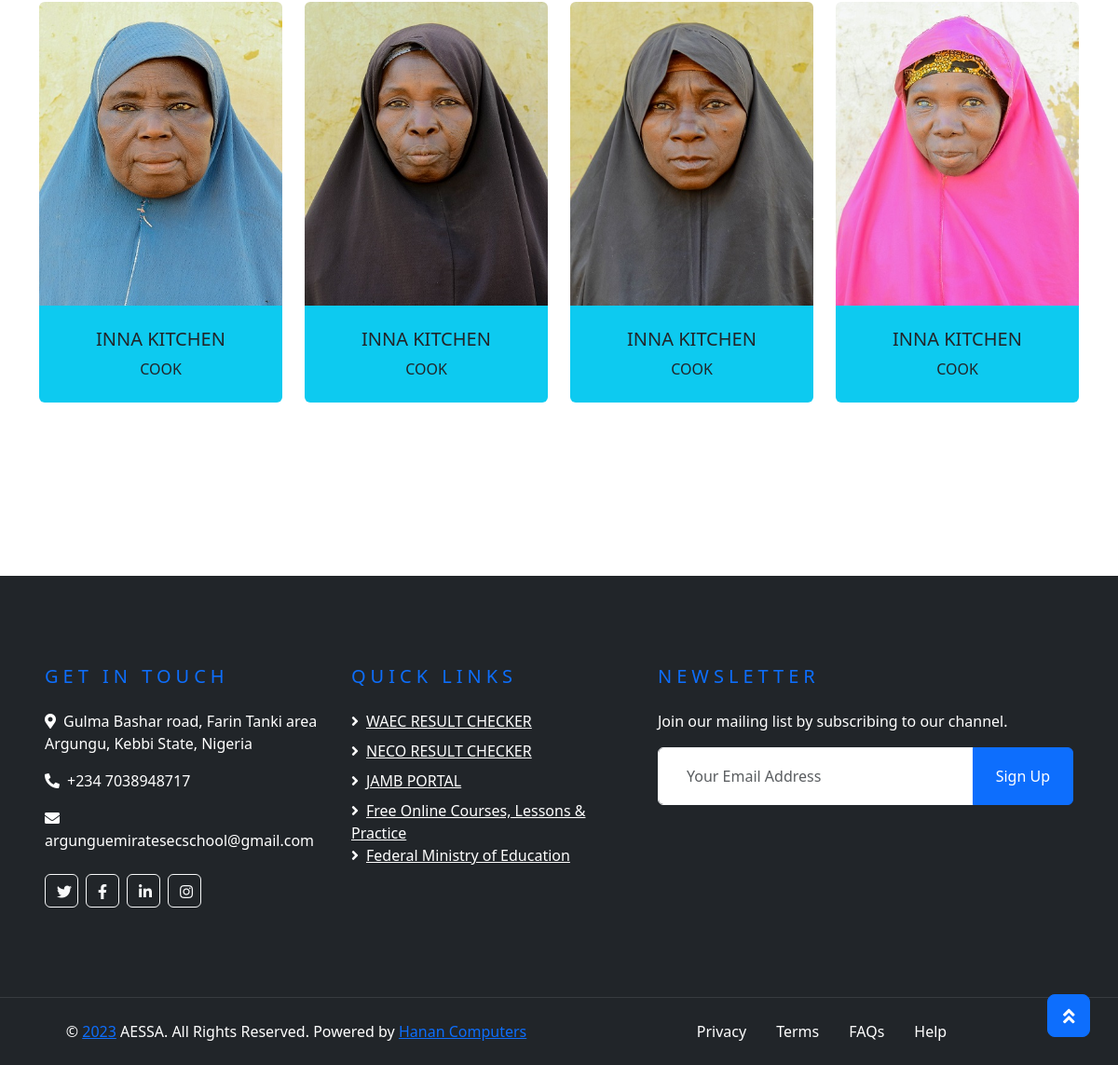
/staff/ (lower part), run on an earlier commit of the app's database.
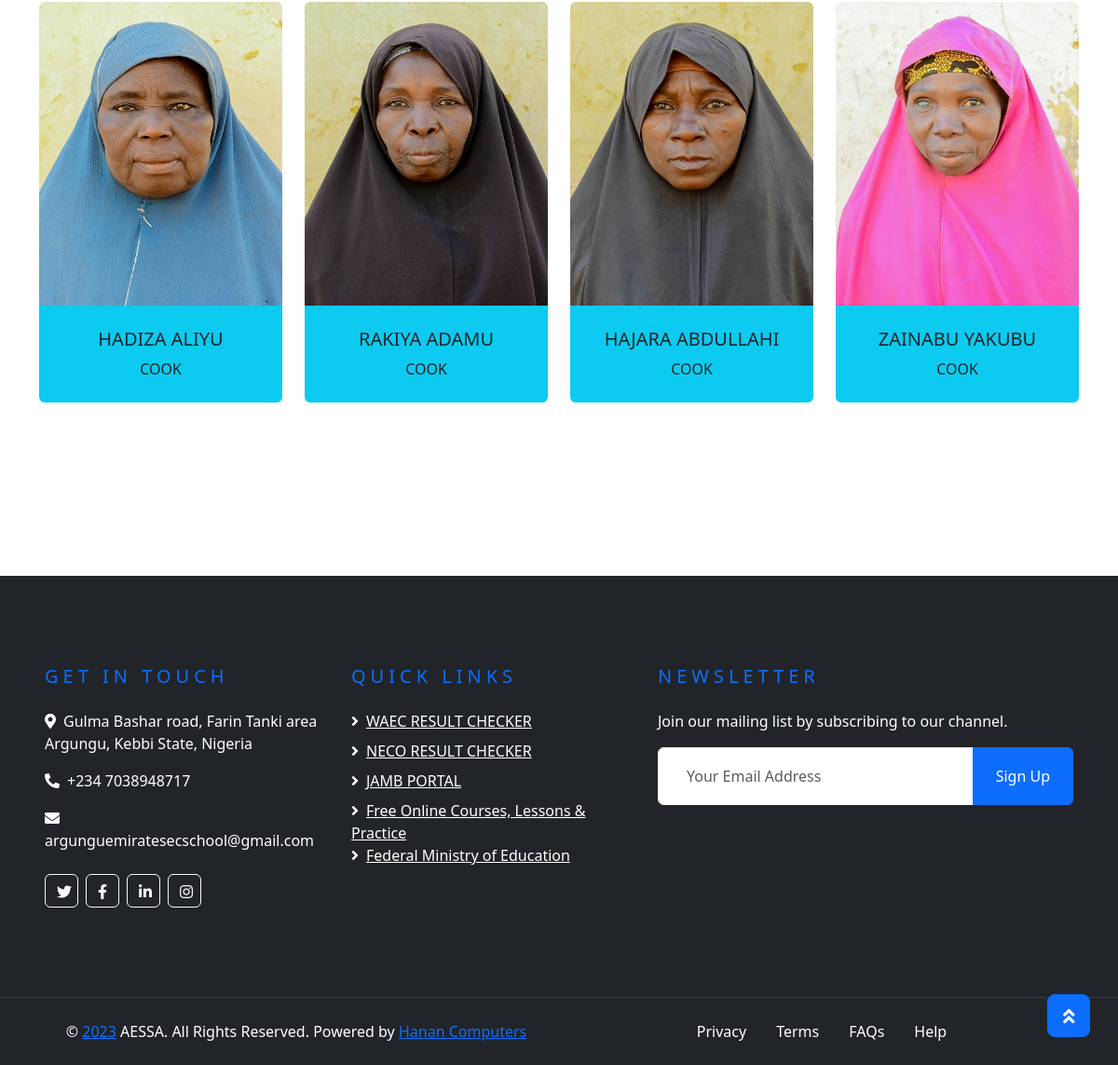
And on a later commit of the database.
### base/models.py (models this page shows, shortened)
class Teacher(models.Model):
    name = models.CharField(max_length=200)
    department = models.CharField(max_length=200)
    Qualification = models.CharField(max_length=200, null=True, blank=True)
    position = models.CharField(max_length=200, null=True, blank=True)
    pict = models.ImageField(null=True, blank=True, default="avatar.jpeg")
    Created = models.DateTimeField(auto_now_add=True)

### base/views.py (the view)
# urls.py: path('staff/', views.teacher, name="Staff"),
def teacher(request):
    staff = Teacher.objects.exclude(department='ADMINISTRATION')
    staff = staff.exclude(department='CLERICAL')
    staff = staff.exclude(department='MANAGEMENT')
    pc = Teacher.objects.get(position='PRINCIPAL')
    admin = Teacher.objects.filter(department='ADMINISTRATION')
    clerical = Teacher.objects.filter(department='CLERICAL')
    context ={'staff':staff, 'pc':pc, 'admin':admin, 'clerical':clerical}
    return render(request, 'base/teacher.html', context)

### base/templates/base/teacher.html (shortened to what this page needs)
{% extends 'main.html' %}
{% block content %}
    <div class="container-fluid py-5">
        <div class="container pt-5 pb-3">
            <div class="row">
                {% for stf in clerical %}
                <div class="col-md-6 col-lg-3 text-center team mb-4">
                    <div class="team-item rounded overflow-hidden mb-2">
                        <div class="team-img position-relative">
                            <img class="img-fluid" src="{{stf.pict.url}}" alt="">
                        </div>
                        <div class="bg-info p-4">
                            <h5>{{stf.name}}</h5>
                            <p class="m-0">{{stf.position}}</p>
                        </div>
                    </div>
                </div>
                {% endfor %}
            </div>
        </div>
    </div>
    {% endblock content %}

### templates/main.html (shortened to what this page needs)
<!DOCTYPE html>
{% load static %}
<html lang="en">
<head>
    <link href="https://cdnjs.cloudflare.com/ajax/libs/font-awesome/5.10.0/css/all.min.css" rel="stylesheet">
    <link href="{% static 'lib/owlcarousel/assets/owl.carousel.min.css' %}" rel="stylesheet">
    <link rel="stylesheet" type='text/css' media='screen' href="{% static 'css/style.css' %}">
    <link href="https://cdn.jsdelivr.net/npm/bootstrap@5.3.0-alpha1/dist/css/bootstrap.min.css" rel="stylesheet">
</head>
<body>
    {% block content %}
    {% endblock content %}
    {% include 'footer.html' %}
</body>
</html>

### templates/footer.html
     <div class="container-fluid bg-dark text-white py-5 px-sm-3 px-lg-5" style="margin-top: 90px;">
        <div class="row pt-5">
            <div class="col-lg-7 col-md-12">
                <div class="row">
                    <div class="col-md-6 mb-5">
                        <h5 class="text-primary text-uppercase mb-4" style="letter-spacing: 5px;">Get In Touch</h5>
                        <p><i class="fa fa-map-marker-alt mr-2"></i>Gulma Bashar road, Farin Tanki area Argungu, Kebbi State, Nigeria</p>
                        <p><i class="fa fa-phone-alt mr-2"></i>+234 7038948717</p>
                        <p><i class="fa fa-envelope mr-2"></i>argunguemiratesecschool@gmail.com</p>
                        <div class="d-flex justify-content-start mt-4">
                            <a class="btn btn-outline-light btn-square mr-2" href="#"><i class="fab fa-twitter"></i></a>
                            <a class="btn btn-outline-light btn-square mr-2" href="#"><i class="fab fa-facebook-f"></i></a>
                            <a class="btn btn-outline-light btn-square mr-2" href="#"><i class="fab fa-linkedin-in"></i></a>
                            <a class="btn btn-outline-light btn-square" href="#"><i class="fab fa-instagram"></i></a>
                        </div>
                    </div>
                    <div class="col-md-6 mb-5">
                        <h5 class="text-primary text-uppercase mb-4" style="letter-spacing: 5px;">Quick links</h5>
                        <div class="d-flex flex-column justify-content-start">
                            <a class="text-white mb-2" href="https://www.waecdirect.org/" target="_blank"><i class="fa fa-angle-right mr-2"></i>WAEC RESULT CHECKER</a>
                            <a class="text-white mb-2" href="https://result.neco.gov.ng/" target="_blank"><i class="fa fa-angle-right mr-2"></i>NECO RESULT CHECKER</a>
                            <a class="text-white mb-2" href="https://portal.jamb.gov.ng/" target="_blank"><i class="fa fa-angle-right mr-2"></i>JAMB PORTAL</a>
                            <a class="text-white" href="https://www.khanacademy.org/" target="_blank"><i class="fa fa-angle-right mr-2"></i>Free Online Courses, Lessons & Practice</a>
                            <a class="text-white mb-2" href="https://education.gov.ng/" target="_blank"><i class="fa fa-angle-right mr-2"></i>Federal Ministry of Education</a>
                        </div>
                    </div>
                </div>
            </div>
            <div class="col-lg-5 col-md-12 mb-5">
                <h5 class="text-primary text-uppercase mb-4" style="letter-spacing: 5px;">Newsletter</h5>
                <p>Join our mailing list by subscribing to our channel. </p>
                <div class="w-100">
                    <div class="input-group">
                        <input type="text" class="form-control border-light" style="padding: 30px;" placeholder="Your Email Address">
                        <div class="input-group-append">
                            <button class="btn btn-primary px-4">Sign Up</button>
                        </div>
                    </div>
                </div>
            </div>
        </div>
    </div>
    <div class="container-fluid bg-dark text-white border-top py-4 px-sm-3 px-md-5" style="border-color: rgba(256, 256, 256, .1) !important;">
        <div class="row">
            <div class="col-lg-6 text-center text-md-left mb-3 mb-md-0">
                <p class="m-0 text-white">&copy; <a href="#">{% now "Y" %}</a> AESSA. All Rights Reserved. Powered by <a href="#">Hanan Computers</a>
                </p>
            </div>
            <div class="col-lg-6 text-center text-md-right">
                <ul class="nav d-inline-flex">
                    <li class="nav-item">
                        <a class="nav-link text-white py-0" href="#">Privacy</a>
                    </li>
                    <li class="nav-item">
                        <a class="nav-link text-white py-0" href="#">Terms</a>
                    </li>
                    <li class="nav-item">
                        <a class="nav-link text-white py-0" href="#">FAQs</a>
                    </li>
                    <li class="nav-item">
                        <a class="nav-link text-white py-0" href="#">Help</a>
                    </li>
                </ul>
            </div>
        </div>
    </div>
    <a href="#" class="btn btn-lg btn-primary btn-lg-square back-to-top"><i class="fa fa-angle-double-up"></i></a>

What changed in the data, as far as the page shows it:
changed Teacher: name "INNA KITCHEN" → "HADIZA ALIYU"
changed Teacher: name "INNA KITCHEN" → "RAKIYA ADAMU"
changed Teacher: name "INNA KITCHEN" → "HAJARA ABDULLAHI"
changed Teacher: name "INNA KITCHEN" → "ZAINABU YAKUBU"
